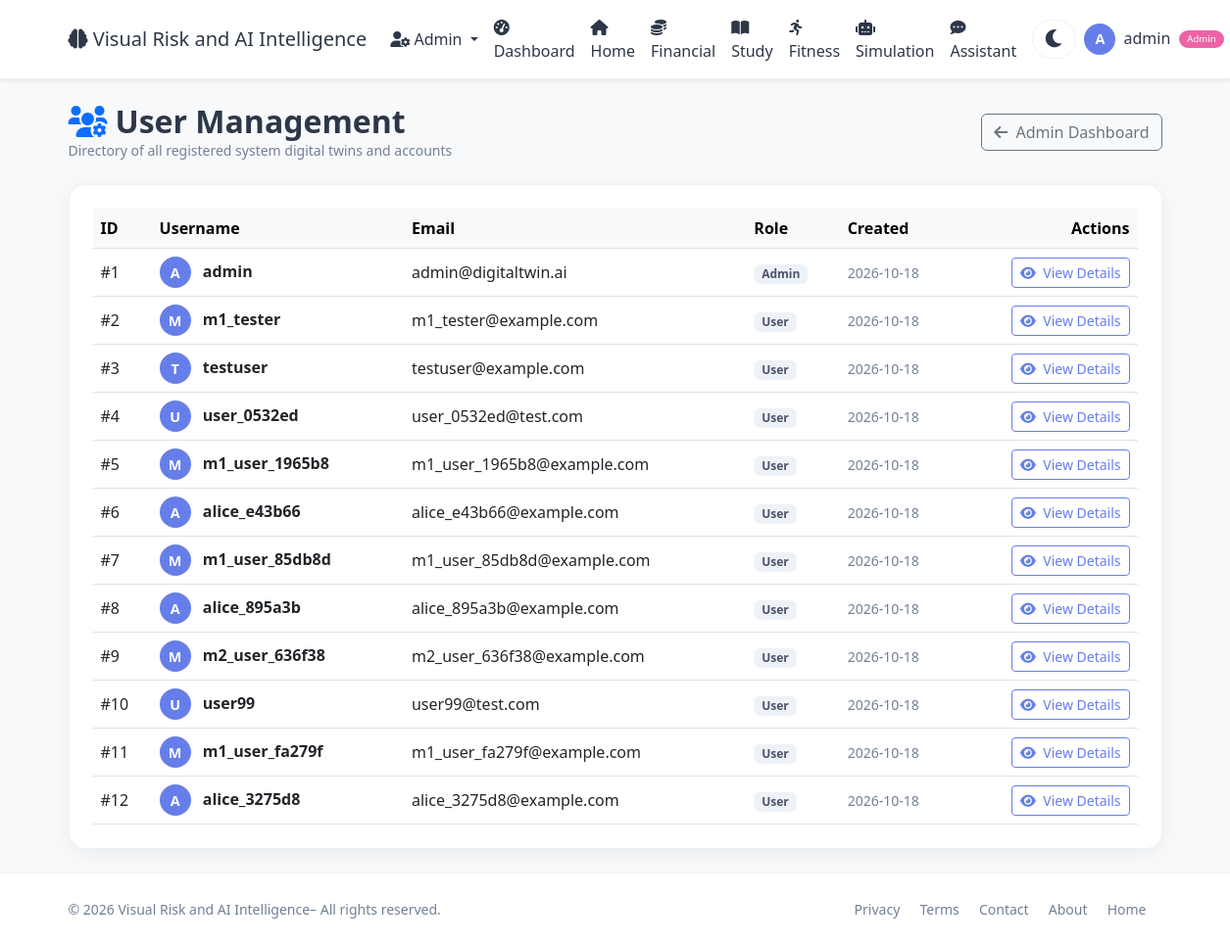
Before: /admin/users (signed in) with the older database file.
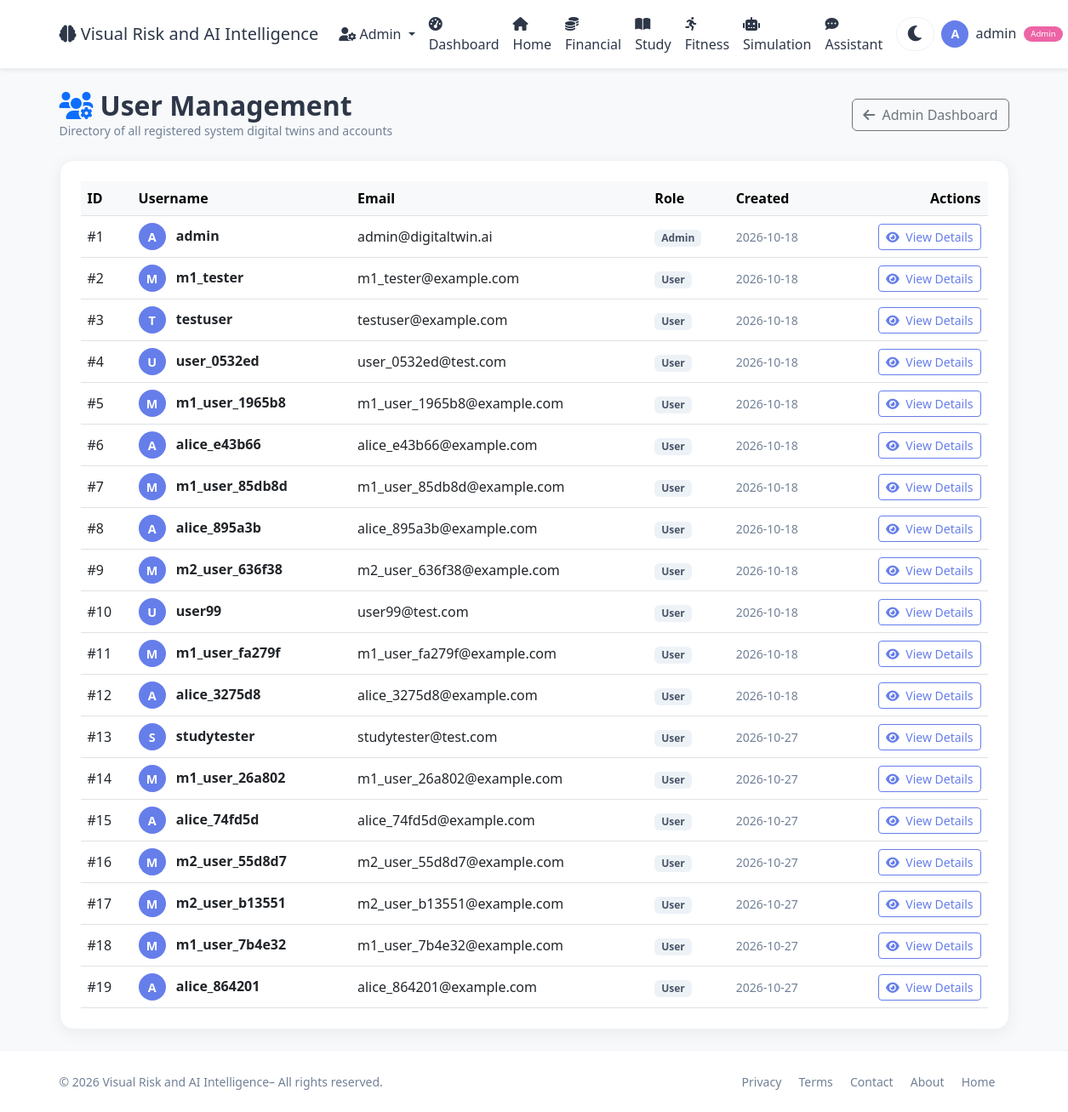
After: the same page with the newer database file.
### app.py (models this page shows, shortened)
class User(UserMixin, db.Model):
    id = db.Column(db.Integer, primary_key=True)
    username = db.Column(db.String(80), unique=True, nullable=False)
    email = db.Column(db.String(120), unique=True, nullable=False)
    password_hash = db.Column(db.String(200), nullable=False)
    age = db.Column(db.Integer, default=25)
    occupation = db.Column(db.String(100), default='Student')
    monthly_income = db.Column(db.Float, default=50000.0)
    monthly_expenses = db.Column(db.Float, default=35000.0)
    savings = db.Column(db.Float, default=100000.0)
    study_hours_per_week = db.Column(db.Float, default=20.0)
    fitness_hours_per_week = db.Column(db.Float, default=5.0)
    sleep_hours_per_day = db.Column(db.Float, default=7.0)
    created_at = db.Column(db.DateTime, default=datetime.utcnow)
    is_admin = db.Column(db.Boolean, default=False)
    transactions = db.relationship('Transaction', backref='user', lazy=True)
    study_logs = db.relationship('StudyLog', backref='user', lazy=True)
    fitness_logs = db.relationship('FitnessLog', backref='user', lazy=True)
    goals = db.relationship('Goal', backref='user', lazy=True)

### app.py (the view)
@app.route('/admin/users')
@login_required
def admin_users():
    if not current_user.is_admin:
        flash('Admin access required.')
        return redirect(url_for('user_dashboard'))
    users = User.query.all()
    return render_template('admin/users.html', users=users)

### app.py (called while the page is built)
@app.context_processor
def utility_processor():
    return dict(datetime=datetime)

@login_manager.user_loader
def load_user(user_id):
    return User.query.get(int(user_id))

### templates/admin/users.html
{% extends "base.html" %}
{% block content %}
<div class="container py-4">
    <div class="d-flex justify-content-between align-items-center mb-4">
        <div>
            <h2 class="fw-bold mb-0"><i class="fas fa-users-cog text-primary me-2"></i>User Management</h2>
            <p class="text-muted small mb-0">Directory of all registered system digital twins and accounts</p>
        </div>
        <a href="{{ url_for('admin_dashboard') }}" class="btn btn-outline-secondary">
            <i class="fas fa-arrow-left me-1"></i> Admin Dashboard
        </a>
    </div>
    <div class="card p-4 rounded-4 shadow-sm border">
        <div class="table-responsive">
            <table class="table table-hover align-middle mb-0">
                <thead class="table-light">
                    <tr>
                        <th>ID</th>
                        <th>Username</th>
                        <th>Email</th>
                        <th>Role</th>
                        <th>Created</th>
                        <th class="text-end">Actions</th>
                    </tr>
                </thead>
                <tbody>
                    {% for u in users %}
                    <tr>
                        <td>#{{ u.id }}</td>
                        <td class="fw-bold">
                            <span class="user-avatar me-2">{{ u.username[0]|upper }}</span>
                            {{ u.username }}
                        </td>
                        <td>{{ u.email }}</td>
                        <td>
                            <span class="badge bg-{{ 'danger' if u.is_admin else 'secondary' }}">
                                {{ 'Admin' if u.is_admin else 'User' }}
                            </span>
                        </td>
                        <td class="text-muted small">{{ u.created_at.strftime('%Y-%m-%d') }}</td>
                        <td class="text-end">
                            <a href="{{ url_for('admin_user_detail', user_id=u.id) }}" class="btn btn-sm btn-outline-primary">
                                <i class="fas fa-eye me-1"></i> View Details
                            </a>
                        </td>
                    </tr>
                    {% endfor %}
                </tbody>
            </table>
        </div>
    </div>
</div>
{% endblock %}

### templates/base.html (shortened to what this page needs)
<!DOCTYPE html>
<html lang="en" data-theme="light">
<head>
    <link href="https://cdn.jsdelivr.net/npm/bootstrap@5.3.0/dist/css/bootstrap.min.css" rel="stylesheet">
    <link rel="stylesheet" href="https://cdnjs.cloudflare.com/ajax/libs/font-awesome/6.0.0/css/all.min.css">
</head>
<body>
    <nav class="navbar navbar-expand-lg navbar-light bg-white shadow-sm">
        <div class="container">
            <a class="navbar-brand" href="{{ url_for('index') }}">
                <i class="fas fa-brain"></i> Visual Risk and AI Intelligence
            </a>
            <div class="collapse navbar-collapse" id="navbarNav">
                <ul class="navbar-nav ms-auto align-items-lg-center">
                    {% if current_user.is_authenticated %}
                        {% if current_user.is_admin %}
                        <li class="nav-item dropdown">
                            <a class="nav-link dropdown-toggle" href="#" id="adminDropdown" role="button" data-bs-toggle="dropdown">
                                <i class="fas fa-user-cog"></i> Admin
                            </a>
                        </li>
                        {% endif %}
                        <li class="nav-item">
                            <a class="nav-link" href="{{ url_for('user_dashboard') }}">
                                <i class="fas fa-tachometer-alt me-1"></i>Dashboard
                            </a>
                        </li>
                        <li class="nav-item">
                            <a class="nav-link" href="{{ url_for('index') }}">
                                <i class="fas fa-home"></i>Home
                            </a>
                        </li>
                        <li class="nav-item">
                            <a class="nav-link" href="{{ url_for('user_financial') }}">
                                <i class="fas fa-coins me-1"></i>Financial
                            </a>
                        </li>
                        <li class="nav-item">
                            <a class="nav-link" href="{{ url_for('user_study') }}">
                                <i class="fas fa-book-open me-1"></i>Study
                            </a>
                        </li>
                        <li class="nav-item">
                            <a class="nav-link" href="{{ url_for('user_fitness') }}">
                                <i class="fas fa-running me-1"></i>Fitness
                            </a>
                        </li>
                        <li class="nav-item">
                            <a class="nav-link" href="{{ url_for('user_simulation') }}">
                                <i class="fas fa-robot me-1"></i>Simulation
                            </a>
                        </li>
                        <li class="nav-item">
                            <a class="nav-link" href="{{ url_for('user_assistant') }}">
                                <i class="fas fa-comment-dots me-1"></i>Assistant
                            </a>
                        </li>
                        <li class="nav-item">
                            <button class="theme-toggle" id="themeToggle" aria-label="Toggle theme">
                                <i class="fas fa-moon"></i>
                            </button>
                        </li>
                        <li class="nav-item dropdown">
                            <a class="nav-link dropdown-toggle" href="#" id="userDropdown" role="button" data-bs-toggle="dropdown">
                                <span class="user-avatar">{{ current_user.username[0]|upper }}</span>
                                <span class="ms-1">{{ current_user.username }}</span>
                                {% if current_user.is_admin %}
                                <span class="admin-badge">Admin</span>
                                {% endif %}
                            </a>
                        </li>
                    {% endif %}
                </ul>
            </div>
        </div>
    </nav>
    {% block content %}{% endblock %}
    <footer class="mt-auto py-4 bg-light border-top">
        <div class="container">
            <div class="row align-items-center">
                <div class="col-md-6 text-center text-md-start">
                    <span class="text-muted small">© 2026 Visual Risk and AI Intelligence– All rights reserved.</span>
                </div>
                <div class="col-md-6 text-center text-md-end">
                    <a href="{{ url_for('privacy') }}" class="text-muted text-decoration-none me-3 small">Privacy</a>
                    <a href="{{ url_for('terms') }}" class="text-muted text-decoration-none me-3 small">Terms</a>
                    <a href="{{ url_for('contact') }}" class="text-muted text-decoration-none me-3 small">Contact</a>
                    <a href="{{ url_for('about') }}" class="text-muted text-decoration-none me-3 small">About</a>
                    <a href="{{ url_for('index') }}" class="text-muted text-decoration-none me-3 small">Home</a>
                </div>
            </div>
        </div>
    </footer>
</body>
</html>

### templates/base.html (style rules this page uses)
:root { --bg-body: #f8f9fa; --bg-navbar: #ffffff; --bg-card: #ffffff; --text-primary: #2d3748; --text-muted: #718096; --border-color: #edf2f7; --shadow: 0 4px 20px rgba(0,0,0,0.06); --glass-bg: rgba(255,255,255,0.6); --glass-border: rgba(255,255,255,0.25); --accent: #667eea; --accent-gradient: linear-gradient(135deg, #667eea, #764ba2); --bg-input: #ffffff; --bg-light: #f7fafc; --bg-wrapper: #f0f4ff; --bg-hero: linear-gradient(135deg, #667eea 0%, #764ba2 100%); --dropdown-bg: #ffffff; --dropdown-text: #2d3748; --btn-bg: #667eea; --btn-hover: #5a6fd6; --badge-bg: #edf2f7; --badge-text: #4a5568; --progress-bg: #edf2f7; --progress-fill: linear-gradient(90deg, #667eea, #764ba2); }
body { background: var(--bg-body) !important; color: var(--text-primary) !important; font-family: 'Segoe UI', Tahoma, Geneva, Verdana, sans-serif; transition: background 0.3s, color 0.3s; min-height: 100vh; display: flex; flex-direction: column; }
.navbar { background: var(--bg-navbar) !important; border-bottom: 1px solid var(--border-color); }
.navbar-brand, .nav-link { color: var(--text-primary) !important; }
.btn-outline-primary { color: var(--accent) !important; border-color: var(--accent) !important; }
.card, .glass-card, .chart-container, .predict-card, .profile-card, .goals-card, .card-glass, .chart-box, .predict-box, .activity-card { background: var(--bg-card) !important; border-color: var(--border-color) !important; color: var(--text-primary) !important; box-shadow: var(--shadow) !important; }
.bg-light, .bg-white { background: var(--bg-card) !important; }
.text-muted { color: var(--text-muted) !important; }
.table { color: var(--text-primary) !important; }
.border-top, .border-bottom { border-color: var(--border-color) !important; }
.badge { background: var(--badge-bg) !important; color: var(--badge-text) !important; }
.theme-toggle { background: transparent; border: none; font-size: 1.3rem; color: var(--text-primary); cursor: pointer; transition: transform 0.3s; padding: 0.2rem 0.7rem; border-radius: 30px; background: var(--bg-input); margin-left: 0.5rem; border: 1px solid var(--border-color); }
.user-avatar { width: 32px; height: 32px; border-radius: 50%; background: var(--accent); color: white; display: inline-flex; align-items: center; justify-content: center; font-weight: 600; font-size: 0.9rem; }
.admin-badge { font-size: 0.6rem; background: #ed64a6; color: white; padding: 0.15rem 0.5rem; border-radius: 30px; margin-left: 0.3rem; vertical-align: middle; }

Changed rows visible on the page:
added User: id "13", username "S", username "studytester", email "studytester@test.com", is_admin "User", created_at "2026-10-27"
added User: id "14", username "M", username "m1_user_26a802", email "m1_user_26a802@example.com", is_admin "User", created_at "2026-10-27"
added User: id "15", username "A", username "alice_74fd5d", email "alice_74fd5d@example.com", is_admin "User", created_at "2026-10-27"
added User: id "16", username "M", username "m2_user_55d8d7", email "m2_user_55d8d7@example.com", is_admin "User", created_at "2026-10-27"
added User: id "17", username "M", username "m2_user_b13551", email "m2_user_b13551@example.com", is_admin "User", created_at "2026-10-27"
added User: id "18", username "M", username "m1_user_7b4e32", email "m1_user_7b4e32@example.com", is_admin "User", created_at "2026-10-27"
added User: id "19", username "A", username "alice_864201", email "alice_864201@example.com", is_admin "User", created_at "2026-10-27"
